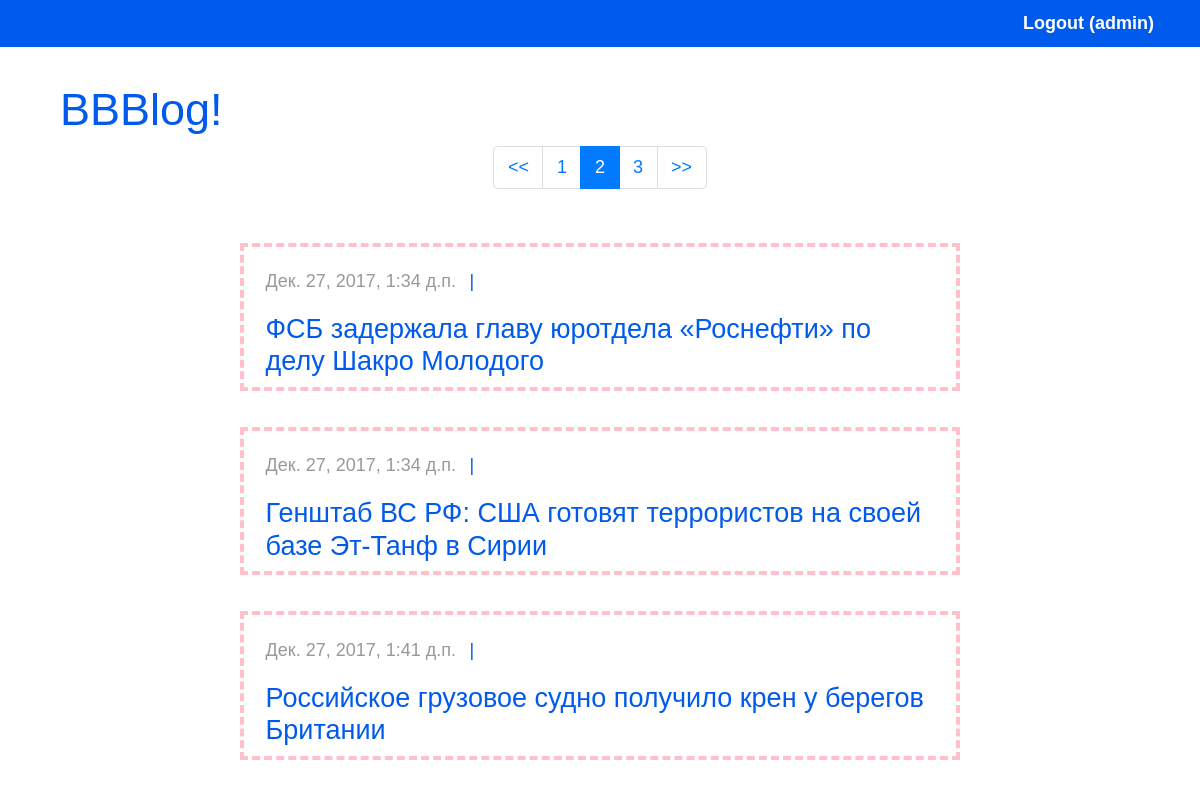
Screenshot of /page/2/ (signed in) with the database file from the repository.
### article/models.py (models this page shows)
class Article(models.Model):
    class Meta():
        db_table = "article"
        verbose_name = "Пост"
        verbose_name_plural = "Посты"
    article_title = models.CharField(max_length=200, verbose_name=u"Заголовок")
    article_text = models.TextField(verbose_name=u"Текст")
    article_date = models.DateTimeField(verbose_name=u"Дата публикации")
    article_image = models.ImageField(upload_to='post_image', blank=True, null=True, verbose_name=u"Картинка")
    article_author = models.ForeignKey(User)

### article/views.py (the view)
# urls.py: url(r'^articles/get/(?P<article_id>\d+)/$', views.article, name='article'),
def articles(request, page_number=1):
    all_articles = Article.objects.all()
    current_page = Paginator(all_articles, 3)
    args = {}
    args['articles'] = current_page.page(page_number)
    args['username'] = auth.get_user(request).username
    return render(request, 'articles.html', args)

### article/templates/articles.html (shortened to what this page needs)
{% extends 'main.html' %}
{% load staticfiles %}
{% block article %}
<div class="pagin">
    <ul class="pagination">
        {% if articles.has_previous %}
            <li class="page-item">
                <a class="page-link" href="/page/{{ articles.previous_page_number }}/"><<</a>
            </li>
        {% else %}
            <li class="page-item disabled"><a class="page-link" href=""><<</a></li>
        {% endif %}
        {% for page in articles.paginator.page_range %}
            {% if page == articles.number %}
                <li class="page-item active">
                    <a class="page-link" href="/page/{{ page }}/">{{ page }}</a>
                </li>
            {% else %}
                <li class="page-item">
                    <a class="page-link" href="/page/{{ page }}/">{{ page }}</a>
                </li>
            {% endif %}
        {% endfor %}
        {% if articles.has_next %}
            <li class="page-item">
                <a class="page-link" href="/page/{{ articles.next_page_number }}/">>></a>
            </li>
        {% else %}
            <li class="page-item disabled"><a class="page-link" href="">>></a></li>
        {% endif %}
    </ul>
</div>
{% for article in articles %}
    <div class="one-in-articles">
        <div class="d-flex flex-row">
            <p class="date-article">{{ article.article_date }}</p>
            <p class="author-name">| {{ article.article_author.username }}</p>
        </div>
        <h4><a href="/articles/get/{{ article.id }}/">{{ article.article_title }}</a></h4>
    </div>
{% endfor %}
{% endblock %}

### templates/main.html (shortened to what this page needs)
{% load staticfiles %}
<!DOCTYPE html>
<html lang="en">
<head>
    <link rel="stylesheet" type="text/css" href="{% static 'article/bootstrap/css/bootstrap.css' %}">
    <link rel="stylesheet" type="text/css" href="{% static 'article/style_blog.css' %}">
</head>
<body>
    <div>
        <nav class="d-flex flex-row menu">
            <ul>
                {% if username %}
                    <li><a href="/auth/logout/">Logout ({{ username }})</a></li>
                {% else %}
                    <li><a href="/auth/login/">Sign in</a></li>
                {% endif %}
            </ul>
        </nav>
    </div>
    <h1 class="blog"><a href="/">BBBlog!</a></h1>
    <div class="d-flex flex-column main-margin">
        {% block article %}{% endblock %}
    </div>
</body>
</html>

### article/static/article/style_blog.css (style rules this page uses)
html, body { min-width: 1200px; margin: 0; padding: 0; font-weight: 500; font-size: 18px; line-height: 1.5; font-family: "Arial", sans-serif; color: #000000; }
.main-margin { padding-top: 2% margin-top: 3%; margin-left: 10%; padding-left: 10%; margin-right: 10%; padding-right: 10%; }
.one-in-articles { padding: 3%; border: 4px dashed pink; margin-top: 5%; padding-bottom: 0; }
.blog { padding-top: 3%; padding-left: 5%; }
.date-article { font-size: 18px; color: #999999; }
a { text-decoration: none; color: #005aeb; }
.menu { width: 100%; margin: 0; padding: 0; background: #005aeb; }
.menu ul { margin-top: 0; margin-bottom: 0; padding-right: 0; margin-left: 80%; list-style: none; }
.menu li { display: inline-block; line-height: 1.5; vertical-align: top; }
.menu a { display: block; padding: 10px 23px; color: white; font-weight: bold; text-decoration: none; }
.pagin { margin:0 auto; }
.author-name { margin-left: 2%; color: #005aeb; }

### rows the page displays
Article: article_date "Дек. 27, 2017, 1:34 д.п.", article_title "ФСБ задержала главу юротдела «Роснефти» по делу Шакро Молодого"
Article: article_date "Дек. 27, 2017, 1:34 д.п.", article_title "Генштаб ВС РФ: США готовят террористов на своей базе Эт-Танф в Сирии‍"
Article: article_date "Дек. 27, 2017, 1:41 д.п.", article_title "Российское грузовое судно получило крен у берегов Британии‍"

### other values shown
{{ username }} "admin"
{{ page }} "1" "3"
{{ page }} "2"
